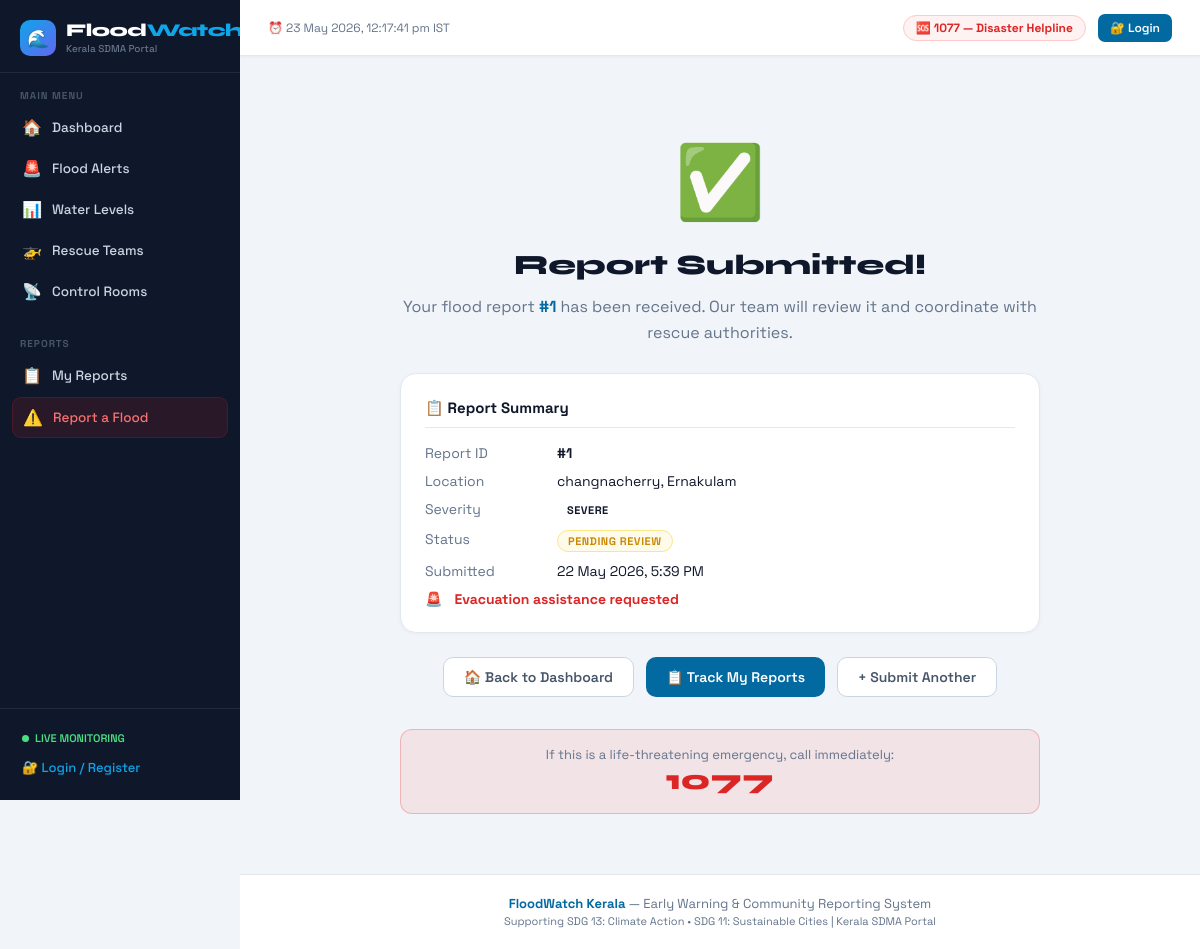
The app's page /report/success/1/ with its own data.
### core/models.py (models this page shows, shortened)
class FloodReport(models.Model):
    STATUS_CHOICES = [
        ('PENDING', 'Pending Review'),
        ('VERIFIED', 'Verified'),
        ('RESOLVED', 'Resolved'),
        ('REJECTED', 'Rejected'),
    ]
    SEVERITY_CHOICES = [
        ('MINOR', 'Minor'),
        ('MODERATE', 'Moderate'),
        ('SEVERE', 'Severe'),
        ('CATASTROPHIC', 'Catastrophic'),
    ]
    reporter_name = models.CharField(max_length=200)
    reporter_phone = models.CharField(max_length=20)
    reporter_email = models.EmailField(blank=True)
    location = models.CharField(max_length=300)
    district = models.CharField(max_length=100)
    description = models.TextField()
    water_level_estimate = models.CharField(max_length=100, blank=True)
    severity = models.CharField(max_length=20, choices=SEVERITY_CHOICES, default='MODERATE')
    photo = models.ImageField(upload_to='reports/%Y/%m/', null=True, blank=True)
    latitude = models.FloatField(null=True, blank=True)
    longitude = models.FloatField(null=True, blank=True)
    status = models.CharField(max_length=20, choices=STATUS_CHOICES, default='PENDING')
    reported_at = models.DateTimeField(default=timezone.now)
    reviewed_by = models.ForeignKey(User, on_delete=models.SET_NULL, null=True, blank=True, related_name='reviewed_reports')
    admin_notes = models.TextField(blank=True)
    rescue_team_assigned = models.ForeignKey(RescueTeam, on_delete=models.SET_NULL, null=True, blank=True)
    people_affected = models.IntegerField(default=0)
    evacuation_needed = models.BooleanField(default=False)
    class Meta:
        ordering = ['-reported_at']
        verbose_name = "Flood Report"
        verbose_name_plural = "Flood Reports"

### core/views.py (the view)
# urls.py: path('report/success/<int:pk>/', views.report_success, name='report_success'),
def report_success(request, pk):
    report = get_object_or_404(FloodReport, pk=pk)
    return render(request, 'core/report_success.html', {'report': report})

### core/templates/core/report_success.html (shortened to what this page needs)
{% extends 'core/base.html' %}
{% block content %}
<div class="container page-body" style="max-width:640px; text-align:center; padding-top:80px;">
    <div style="font-size:72px; margin-bottom:20px; animation: bounce 1s ease;">✅</div>
    <h1 style="font-family:'Syne',sans-serif; font-size:28px; font-weight:800; margin-bottom:12px;">Report Submitted!</h1>
    <p style="color:var(--text-muted); font-size:16px; margin-bottom:28px; line-height:1.6;">
        Your flood report <strong style="color:var(--primary);">#{{ report.id }}</strong> has been received. Our team will review it and coordinate with rescue authorities.
    </p>
    <div class="card" style="text-align:left; margin-bottom:24px;">
        <div style="font-weight:700; margin-bottom:16px; font-size:15px; border-bottom:1px solid var(--border); padding-bottom:10px;">📋 Report Summary</div>
        <div style="display:flex; flex-direction:column; gap:10px; font-size:14px;">
            <div style="display:flex; gap:12px;"><span style="color:var(--text-muted); width:120px; flex-shrink:0;">Report ID</span><strong>#{{ report.id }}</strong></div>
            <div style="display:flex; gap:12px;"><span style="color:var(--text-muted); width:120px; flex-shrink:0;">Location</span><span>{{ report.location }}, {{ report.district }}</span></div>
            <div style="display:flex; gap:12px;"><span style="color:var(--text-muted); width:120px; flex-shrink:0;">Severity</span><span class="badge badge-{{ report.severity|lower }}">{{ report.severity }}</span></div>
            <div style="display:flex; gap:12px;"><span style="color:var(--text-muted); width:120px; flex-shrink:0;">Status</span><span class="badge badge-pending">Pending Review</span></div>
            <div style="display:flex; gap:12px;"><span style="color:var(--text-muted); width:120px; flex-shrink:0;">Submitted</span><span>{{ report.reported_at|date:"d M Y, g:i A" }}</span></div>
            {% if report.evacuation_needed %}
            <div style="display:flex; gap:12px; color:var(--danger); font-weight:700;"><span>🚨</span><span>Evacuation assistance requested</span></div>
            {% endif %}
        </div>
    </div>
    <div style="display:flex; gap:12px; justify-content:center; flex-wrap:wrap;">
        <a href="/" class="btn btn-ghost">🏠 Back to Dashboard</a>
        <a href="/my-reports/?phone={{ report.reporter_phone }}" class="btn btn-primary">📋 Track My Reports</a>
        <a href="/report/" class="btn btn-ghost">+ Submit Another</a>
    </div>
    <div style="margin-top:32px; padding:16px; background:rgba(239,68,68,0.1); border:1px solid rgba(239,68,68,0.3); border-radius:12px;">
        <div style="font-size:13px; color:var(--text-muted);">If this is a life-threatening emergency, call immediately:</div>
        <div style="font-family:'Syne',sans-serif; font-size:28px; font-weight:800; color:var(--danger);">1077</div>
    </div>
</div>
{% endblock %}

### core/templates/core/base.html (style rules this page uses)
:root { --primary: #0369a1; --primary-light: #0ea5e9; --primary-bg: #e0f2fe; --danger: #dc2626; --danger-light: #fef2f2; --warning: #d97706; --warning-light: #fffbeb; --watch: #ca8a04; --safe: #16a34a; --safe-light: #f0fdf4; --critical: #7c3aed; --bg: #f1f5f9; --bg2: #ffffff; --bg3: #f8fafc; --card: #ffffff; --card2: #f8fafc; --border: #e2e8f0; --border2: #cbd5e1; --text: #0f172a; --text-muted: #64748b; --text-dim: #475569; --sidebar-bg: #0f172a; --sidebar-text: #cbd5e1; --sidebar-active: #0ea5e9; --sidebar-hover: rgba(255,255,255,0.07); --topbar: #ffffff; --sidebar-width: 240px; }
* { margin: 0; padding: 0; box-sizing: border-box; }
body { font-family: 'Space Grotesk', sans-serif; background: var(--bg); color: var(--text); min-height: 100vh; display: flex; }
.container { max-width: 1280px; margin: 0 auto; padding: 0 28px; }
.page-body { padding: 28px 0 60px; }
.card { background: var(--card); border: 1px solid var(--border); border-radius: 16px; padding: 24px; box-shadow: 0 1px 4px rgba(0,0,0,0.04); }
.badge { display: inline-flex; align-items: center; gap: 4px; padding: 3px 10px; border-radius: 20px; font-size: 11px; font-weight: 700; text-transform: uppercase; letter-spacing: 0.5px; }
.badge-pending { background: #fffbeb; color: #ca8a04; border: 1px solid #fde68a; }
.btn { display: inline-flex; align-items: center; gap: 8px; padding: 10px 20px; border-radius: 10px; font-family: inherit; font-size: 14px; font-weight: 600; cursor: pointer; border: none; text-decoration: none; transition: all 0.2s; }
.btn-primary { background: var(--primary); color: white; }
.btn-ghost { background: white; color: var(--text-dim); border: 1px solid var(--border2); }

### records on screen
FloodReport: id "1", location "changnacherry", district "Ernakulam", severity "SEVERE", reported_at "22 May 2026, 5:39 PM"
